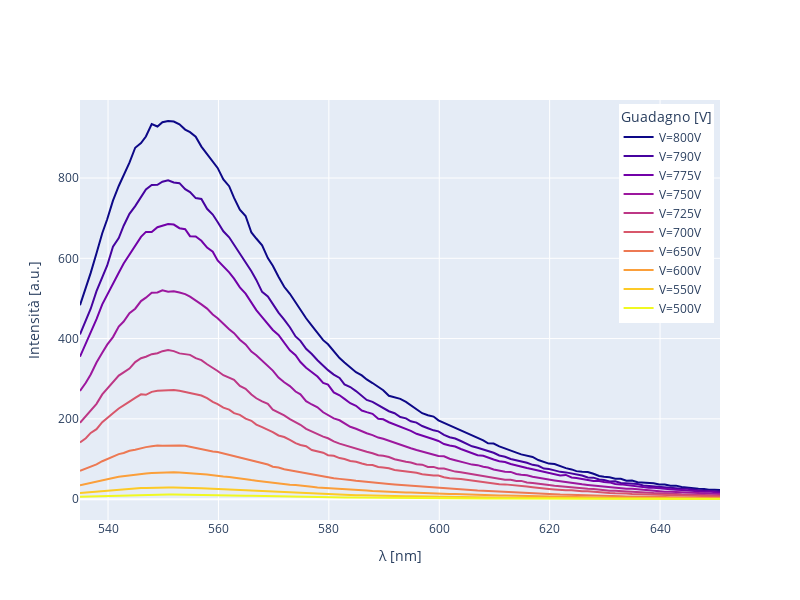

Here is the notebook cell this chart was saved with:
### Code cell
from plotly.colors import sequential

fig = go.Figure()

colors = sequential.Plasma[:len(voltaggi)]  # Use the plasma color scale
for i, v in enumerate(sorted(voltaggi, reverse=True)):
    fig.add_trace(go.Scatter(
        x=data[f'λ{v}'], 
        y=data[f'I{v}'], 
        mode='lines', 
        name=f'V={v}V',
        line=dict(color=colors[i % len(colors)])  # Assign colors cyclically
    ))

fig.update_layout(
    xaxis_title='λ [nm]',
    yaxis_title='Intensità [a.u.]',
    legend_title='Guadagno [V]',
    # template='plotly_white',
    width=800,
    height=600,
    legend=dict(
        x=0.99,
        y=0.99,
        xanchor='right',
        yanchor='top')
)

fig.write_html(dir_path + '/html/plotly_fototubo.html')
fig.write_image(dir_path + '/images/plotly_fototubo.png')
fig.show()
